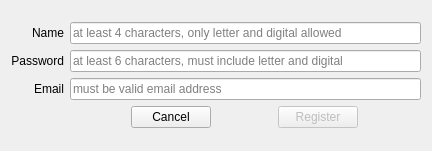
<?xml version="1.0" encoding="UTF-8"?>
<ui version="4.0">
 <class>RegisterDialog</class>
 <widget class="QDialog" name="RegisterDialog">
  <property name="geometry">
   <rect>
    <x>0</x>
    <y>0</y>
    <width>432</width>
    <height>151</height>
   </rect>
  </property>
  <property name="windowTitle">
   <string>Dialog</string>
  </property>
  <layout class="QVBoxLayout" name="verticalLayout">
   <item>
    <layout class="QGridLayout" name="gridLayout">
     <item row="0" column="1">
      <widget class="QLineEdit" name="leName">
       <property name="placeholderText">
        <string>at least 4 characters, only letter and digital allowed</string>
       </property>
      </widget>
     </item>
     <item row="1" column="1">
      <widget class="QLineEdit" name="lePassword">
       <property name="echoMode">
        <enum>QLineEdit::Password</enum>
       </property>
       <property name="placeholderText">
        <string>at least 6 characters, must include letter and digital</string>
       </property>
      </widget>
     </item>
     <item row="3" column="1">
      <layout class="QHBoxLayout" name="horizontalLayout">
       <item>
        <widget class="QPushButton" name="pbCancel">
         <property name="sizePolicy">
          <sizepolicy hsizetype="Fixed" vsizetype="Fixed">
           <horstretch>0</horstretch>
           <verstretch>0</verstretch>
          </sizepolicy>
         </property>
         <property name="text">
          <string>Cancel</string>
         </property>
         <property name="autoDefault">
          <bool>false</bool>
         </property>
        </widget>
       </item>
       <item>
        <widget class="QPushButton" name="pbRegister">
         <property name="enabled">
          <bool>false</bool>
         </property>
         <property name="sizePolicy">
          <sizepolicy hsizetype="Fixed" vsizetype="Fixed">
           <horstretch>0</horstretch>
           <verstretch>0</verstretch>
          </sizepolicy>
         </property>
         <property name="text">
          <string>Register</string>
         </property>
        </widget>
       </item>
      </layout>
     </item>
     <item row="1" column="0">
      <widget class="QLabel" name="label_2">
       <property name="text">
        <string>Password</string>
       </property>
       <property name="alignment">
        <set>Qt::AlignRight|Qt::AlignTrailing|Qt::AlignVCenter</set>
       </property>
      </widget>
     </item>
     <item row="0" column="0">
      <widget class="QLabel" name="label">
       <property name="text">
        <string>Name</string>
       </property>
       <property name="alignment">
        <set>Qt::AlignRight|Qt::AlignTrailing|Qt::AlignVCenter</set>
       </property>
      </widget>
     </item>
     <item row="2" column="0">
      <widget class="QLabel" name="label_3">
       <property name="text">
        <string>Email</string>
       </property>
       <property name="alignment">
        <set>Qt::AlignRight|Qt::AlignTrailing|Qt::AlignVCenter</set>
       </property>
      </widget>
     </item>
     <item row="2" column="1">
      <widget class="QLineEdit" name="leEmail">
       <property name="placeholderText">
        <string>must be valid email address</string>
       </property>
      </widget>
     </item>
    </layout>
   </item>
  </layout>
  <action name="actionCheckInput">
   <property name="checkable">
    <bool>false</bool>
   </property>
   <property name="text">
    <string>CheckInput</string>
   </property>
  </action>
 </widget>
 <resources/>
 <connections>
  <connection>
   <sender>leEmail</sender>
   <signal>textChanged(QString)</signal>
   <receiver>actionCheckInput</receiver>
   <slot>trigger()</slot>
   <hints>
    <hint type="sourcelabel">
     <x>195</x>
     <y>85</y>
    </hint>
    <hint type="destinationlabel">
     <x>-1</x>
     <y>-1</y>
    </hint>
   </hints>
  </connection>
  <connection>
   <sender>leName</sender>
   <signal>textChanged(QString)</signal>
   <receiver>actionCheckInput</receiver>
   <slot>trigger()</slot>
   <hints>
    <hint type="sourcelabel">
     <x>195</x>
     <y>23</y>
    </hint>
    <hint type="destinationlabel">
     <x>-1</x>
     <y>-1</y>
    </hint>
   </hints>
  </connection>
  <connection>
   <sender>lePassword</sender>
   <signal>textChanged(QString)</signal>
   <receiver>actionCheckInput</receiver>
   <slot>trigger()</slot>
   <hints>
    <hint type="sourcelabel">
     <x>195</x>
     <y>54</y>
    </hint>
    <hint type="destinationlabel">
     <x>-1</x>
     <y>-1</y>
    </hint>
   </hints>
  </connection>
 </connections>
</ui>
